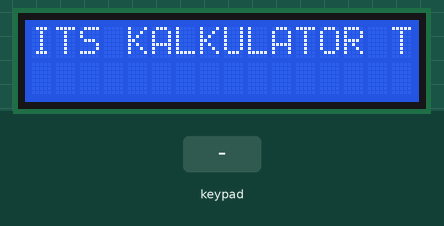
The sketch below on a simulated Arduino Mega 2560, built with avr-gcc and run on an emulated ATmega2560. Shown: 16×2 character LCD. The inputs (shaded band) are chosen by the test bench.

Above: at 0.1 s.
2.8 s: keypad keys 7 + 5 = pressed 0.4 s apart
At 5.1 s:
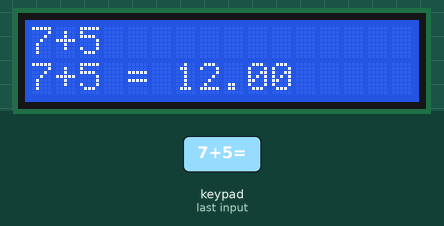
5.9 s: keypad keys 6 * 7 = pressed 0.4 s apart
At 7.5 s:
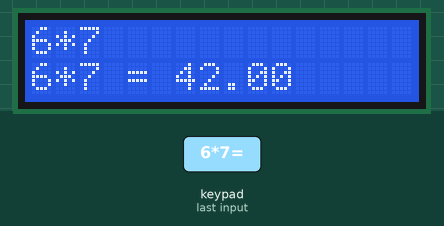
9.0 s: keypad keys 8 / 2 = pressed 0.4 s apart
At 10.8 s:
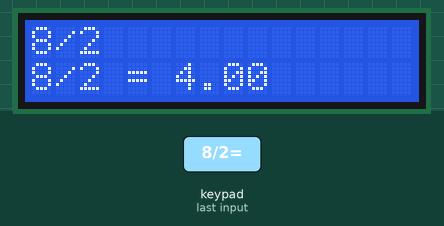
12.1 s: keypad keys 9 - 4 = pressed 0.4 s apart
At 14.4 s:
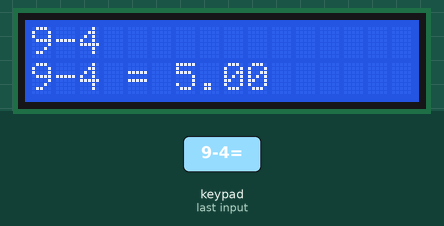
15.2 s: key '3' pressed
At 15.9 s:
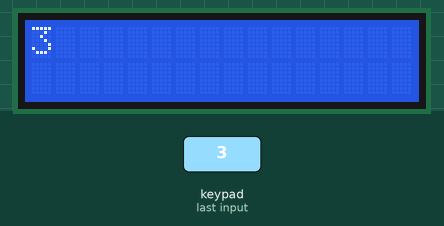
16.7 s: key '/' pressed
Timing chart, 0 to 19.2 s (numbered marks = the images above; inputs shaded):
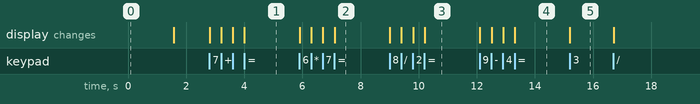

Measured:
- after the input at 2.8 s, the display: first changes at once (image 1 shows a later state)
- after the input at 5.9 s, the display: first changes at once (image 2 shows a later state)
- after the input at 9.0 s, the display: first changes at once (image 3 shows a later state)
- after the input at 12.1 s, the display: first changes at once (image 4 shows a later state)
- after the input at 15.2 s, the display: changes at once (image 5)

The sketch:

Kalkulator.ino
```cpp
#include <LiquidCrystal.h>
#include <Keypad.h>

const int rs = 12, en = 11, d4 = 5, d5 = 4, d6 = 3, d7 = 2;
LiquidCrystal lcd(rs, en, d4, d5, d6, d7);

const byte ROW_NUM = 4;
const byte COLUMN_NUM = 4;

char keys[ROW_NUM][COLUMN_NUM] = {
  {'/', '*', '-', '+'},
  {'=', '9', '6', '3'},
  {'0', '8', '5', '2'},
  {'C', '7', '4', '1'}
};

byte pin_rows[ROW_NUM] = {37, 35, 33, 31};
byte pin_column[COLUMN_NUM] = {45, 43, 41, 39};

Keypad keypad = Keypad(makeKeymap(keys), pin_rows, pin_column, ROW_NUM, COLUMN_NUM);

String input = "";
float num1 = 0, num2 = 0;
char op = '\0';
bool operatorSet = false;
bool resultShown = false;

void setup() {
  lcd.begin(16, 2);
  lcd.clear();
  lcd.print("ITS KALKULATOR TIME");
  delay(1500);
  lcd.clear();
}

void loop() {
  char key = keypad.getKey();

  if (key) {
    if (resultShown && key != 'C') {
      // Reset if user starts new input after result
      input = "";
      num1 = num2 = 0;
      op = '\0';
      operatorSet = false;
      resultShown = false;
      lcd.clear();
    }

    if (key >= '0' && key <= '9') {
      input += key;
    } else if (key == '+' || key == '-' || key == '*' || key == '/') {
      if (!operatorSet && input.length() > 0) {
        num1 = input.toFloat();
        op = key;
        input += key;
        operatorSet = true;
      }
    } else if (key == '=') {
      if (operatorSet) {
        int opIndex = input.indexOf(op);
        String secondPart = input.substring(opIndex + 1);
        num2 = secondPart.toFloat();

        float result = 0;
        switch (op) {
          case '+': result = num1 + num2; break;
          case '-': result = num1 - num2; break;
          case '*': result = num1 * num2; break;
          case '/': result = (num2 != 0) ? num1 / num2 : 0; break;
        }

        lcd.setCursor(0, 1);
        lcd.print(input);
        lcd.print(" = ");
        lcd.print(result);
        resultShown = true;
        return;
      }
    } else if (key == 'C') {
      input = "";
      num1 = num2 = 0;
      op = '\0';
      operatorSet = false;
      resultShown = false;
      lcd.clear();
      return;
    }

    // Tampilkan input real-time di baris pertama
    lcd.setCursor(0, 0);
    lcd.print(input);
    lcd.print("                "); // Bersihkan sisa karakter
  }
}
```
